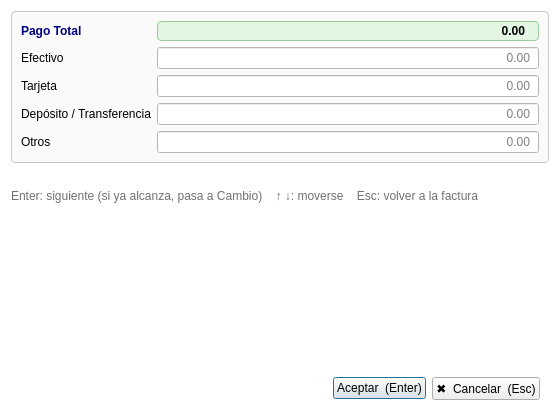
<?xml version="1.0" encoding="UTF-8"?>
<ui version="4.0">
 <class>Payment</class>
 <widget class="QDialog" name="Payment">
  <property name="geometry">
   <rect>
    <x>0</x>
    <y>0</y>
    <width>560</width>
    <height>420</height>
   </rect>
  </property>
  <property name="windowTitle">
   <string>Pago Efectivo</string>
  </property>
  <property name="styleSheet">
   <string notr="true">QDialog { background: white; }
QFrame#frameAmounts { background: #fafafa; border: 1px solid #c8c8c8; border-radius: 4px; }
QLabel#lbl_total { background: #e3f5e3; border: 1px solid #9ccc9c; border-radius: 4px;
                   color: black; font-weight: bold; padding: 2px 10px; }
QLabel#lbl_total_title { color: #000080; font-weight: bold; }
QLineEdit { background: white; color: black; padding: 2px 6px; }
QLineEdit:focus { background: #ffff80; }
QLabel#lbl_status[state=&quot;error&quot;] { color: #b00020; font-weight: bold; }
QLabel#lbl_status[state=&quot;ok&quot;] { color: #006400; font-weight: bold; }
QLabel#lbl_help { color: #707070; }</string>
  </property>
  <layout class="QVBoxLayout" name="verticalLayout">
   <item>
    <widget class="QFrame" name="frameAmounts">
     <property name="frameShape">
      <enum>QFrame::Shape::StyledPanel</enum>
     </property>
     <layout class="QGridLayout" name="gridLayout" columnstretch="0,1">
      <item row="0" column="0">
       <widget class="QLabel" name="lbl_total_title">
        <property name="text">
         <string>Pago Total</string>
        </property>
       </widget>
      </item>
      <item row="0" column="1">
       <widget class="QLabel" name="lbl_total">
        <property name="text">
         <string>0.00</string>
        </property>
        <property name="alignment">
         <set>Qt::AlignmentFlag::AlignRight|Qt::AlignmentFlag::AlignVCenter</set>
        </property>
       </widget>
      </item>
      <item row="1" column="0">
       <widget class="QLabel" name="lbl_cash">
        <property name="text">
         <string>Efectivo</string>
        </property>
       </widget>
      </item>
      <item row="1" column="1">
       <widget class="QLineEdit" name="txt_cash">
        <property name="alignment">
         <set>Qt::AlignmentFlag::AlignRight|Qt::AlignmentFlag::AlignVCenter</set>
        </property>
        <property name="placeholderText">
         <string>0.00</string>
        </property>
       </widget>
      </item>
      <item row="2" column="0">
       <widget class="QLabel" name="lbl_card">
        <property name="text">
         <string>Tarjeta</string>
        </property>
       </widget>
      </item>
      <item row="2" column="1">
       <widget class="QLineEdit" name="txt_card">
        <property name="alignment">
         <set>Qt::AlignmentFlag::AlignRight|Qt::AlignmentFlag::AlignVCenter</set>
        </property>
        <property name="placeholderText">
         <string>0.00</string>
        </property>
       </widget>
      </item>
      <item row="3" column="0">
       <widget class="QLabel" name="lbl_transfer">
        <property name="text">
         <string>Depósito / Transferencia</string>
        </property>
       </widget>
      </item>
      <item row="3" column="1">
       <widget class="QLineEdit" name="txt_transfer">
        <property name="alignment">
         <set>Qt::AlignmentFlag::AlignRight|Qt::AlignmentFlag::AlignVCenter</set>
        </property>
        <property name="placeholderText">
         <string>0.00</string>
        </property>
       </widget>
      </item>
      <item row="4" column="0">
       <widget class="QLabel" name="lbl_other">
        <property name="text">
         <string>Otros</string>
        </property>
       </widget>
      </item>
      <item row="4" column="1">
       <widget class="QLineEdit" name="txt_other">
        <property name="alignment">
         <set>Qt::AlignmentFlag::AlignRight|Qt::AlignmentFlag::AlignVCenter</set>
        </property>
        <property name="placeholderText">
         <string>0.00</string>
        </property>
       </widget>
      </item>
     </layout>
    </widget>
   </item>
   <item>
    <widget class="QLabel" name="lbl_status">
     <property name="text">
      <string/>
     </property>
     <property name="wordWrap">
      <bool>true</bool>
     </property>
    </widget>
   </item>
   <item>
    <widget class="QLabel" name="lbl_help">
     <property name="text">
      <string>Enter: siguiente (si ya alcanza, pasa a Cambio)    ↑ ↓: moverse    Esc: volver a la factura</string>
     </property>
     <property name="wordWrap">
      <bool>true</bool>
     </property>
    </widget>
   </item>
   <item>
    <spacer name="verticalSpacer">
     <property name="orientation">
      <enum>Qt::Orientation::Vertical</enum>
     </property>
     <property name="sizeHint" stdset="0">
      <size>
       <width>20</width>
       <height>10</height>
      </size>
     </property>
    </spacer>
   </item>
   <item>
    <widget class="QFrame" name="frameButtons">
     <property name="frameShape">
      <enum>QFrame::Shape::NoFrame</enum>
     </property>
     <layout class="QHBoxLayout" name="horizontalLayout">
      <item>
       <spacer name="horizontalSpacer">
        <property name="orientation">
         <enum>Qt::Orientation::Horizontal</enum>
        </property>
        <property name="sizeHint" stdset="0">
         <size>
          <width>40</width>
          <height>20</height>
         </size>
        </property>
       </spacer>
      </item>
      <item>
       <widget class="QPushButton" name="push_accept">
        <property name="text">
         <string>Aceptar  (Enter)</string>
        </property>
       </widget>
      </item>
      <item>
       <widget class="QPushButton" name="push_cancel">
        <property name="text">
         <string>✖  Cancelar  (Esc)</string>
        </property>
       </widget>
      </item>
     </layout>
    </widget>
   </item>
  </layout>
 </widget>
 <tabstops>
  <tabstop>txt_cash</tabstop>
  <tabstop>txt_card</tabstop>
  <tabstop>txt_transfer</tabstop>
  <tabstop>txt_other</tabstop>
  <tabstop>push_accept</tabstop>
  <tabstop>push_cancel</tabstop>
 </tabstops>
 <resources/>
 <connections/>
</ui>
